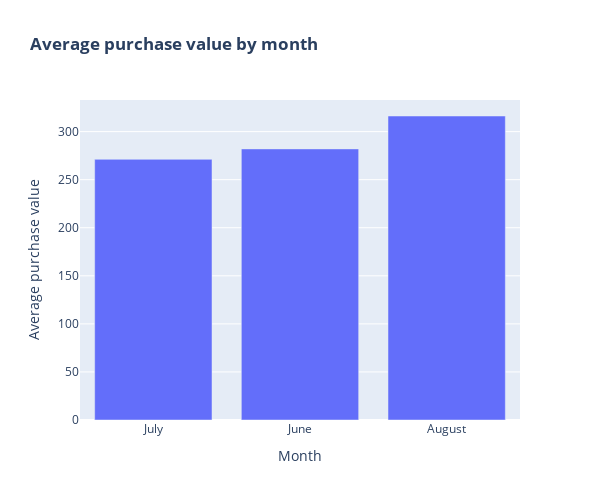

Notebook cell for this chart:
### Code cell
# Create bar chart
fig = px.bar(month_avg_sales,
             x="month",
             y="total",
             title="<b>Average purchase value by month</b>",
             labels={"month": "Month", "total": "Average purchase value"})

# Set size
fig.update_layout(width=600, height=500) 

# Show the plot
fig.show()

### Figure 1 — Plotly figure (JSON) as saved in the notebook; plotly's stock layout.template omitted (floating-point values rounded to 4 significant figures)
{"data": [{"alignmentgroup": "True", "hovertemplate": "Month=%{x}<br>Average purchase value=%{y}<extra></extra>", "legendgroup": "", "marker": {"color": "#636efa", "pattern": {"shape": ""}}, "name": "", "offsetgroup": "", "orientation": "v", "showlegend": false, "textposition": "auto", "x": ["July", "June", "August"], "xaxis": "x", "y": [271.1, 282.0, 316.2], "yaxis": "y", "type": "bar"}], "layout": {"xaxis": {"anchor": "y", "domain": [0, 1], "title": {"text": "Month"}}, "yaxis": {"anchor": "x", "domain": [0, 1], "title": {"text": "Average purchase value"}}, "legend": {"tracegroupgap": 0}, "title": {"text": "<b>Average purchase value by month</b>"}, "barmode": "relative", "width": 600, "height": 500}}
